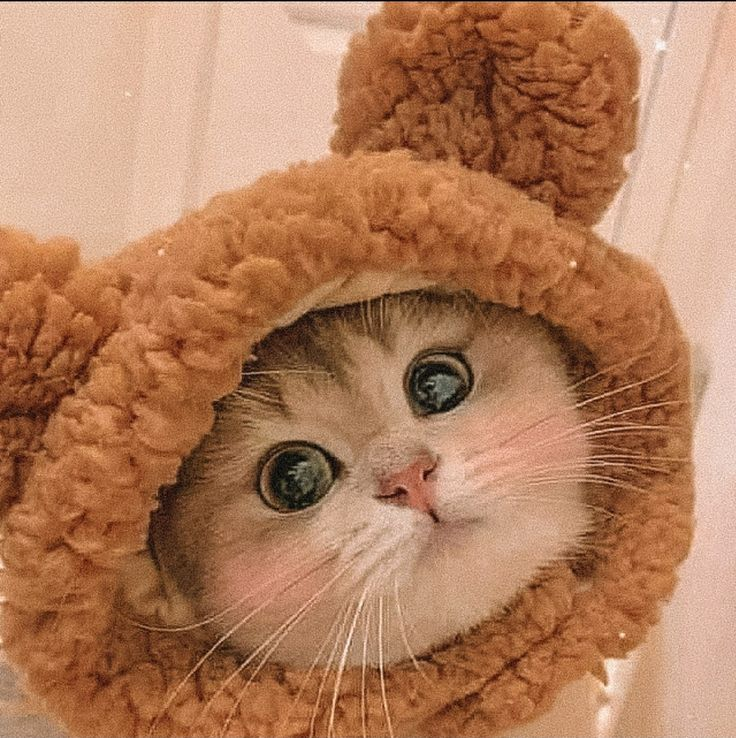
#> input picture PIL/cat.jpg, 736 x 738 px
$ python main.py
#> lines starting #> are read from the running program, lines starting #| are printed output that depends on the picture
from PIL import Image

class ImageEditor():
    def __init__(self, filename):
        self.filename = filename
        self.original = None
        self.changed = []

    def open(self):
        try:
            self.original = Image.open(self.filename)
#> self.original is the input picture: PIL image 736x738 RGB; mean R, G, B 177.8, 125.5, 92.2
        except FileNotFoundError:
            print('Файл не знайдено!')
        if self.original:
            self.original.show()

    def do_bw(self):
        if self.original:
            gray = self.original.convert("L")
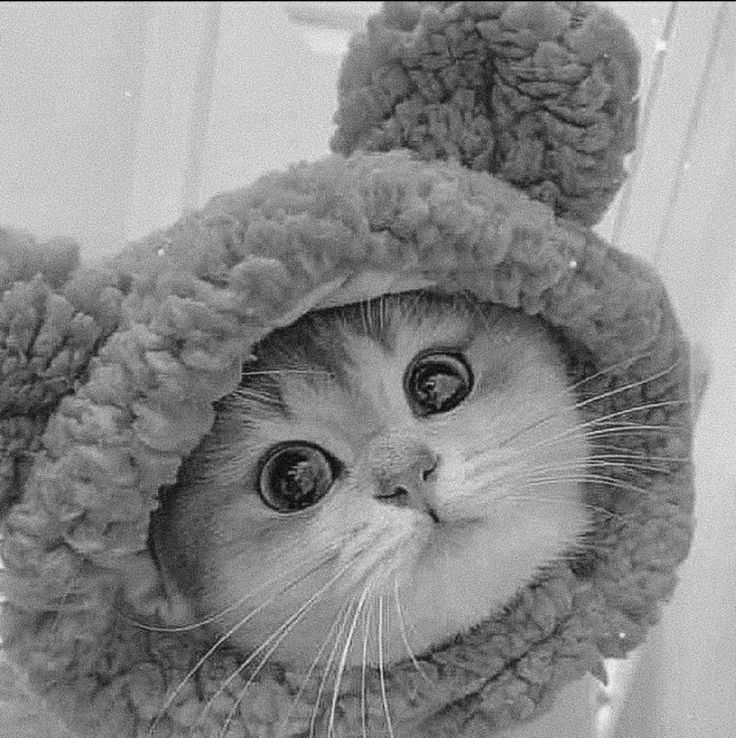
#> gray: PIL image 736x738 L; min 1, max 249, mean 137.3
            self.changed.append(gray)
            gray.save('gray1.jpg')

my_image = ImageEditor('cat.jpg')
my_image.open()
my_image.do_bw()

for i in my_image.changed:
    i.show()
#> this loop made 1 pass
